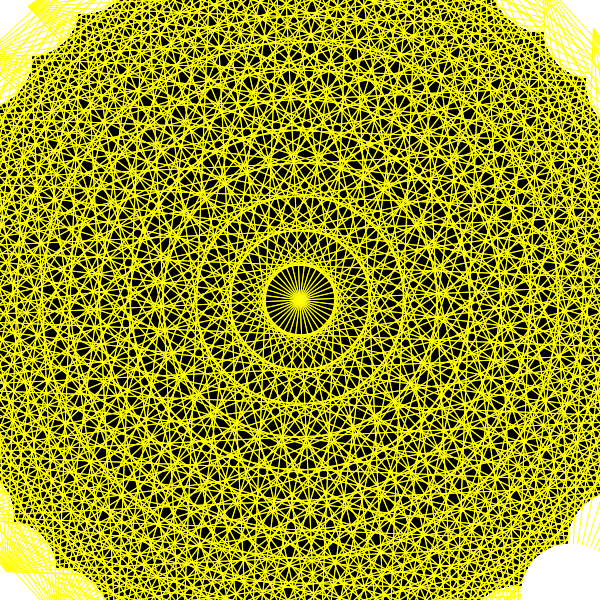
Frame 1 (no input)
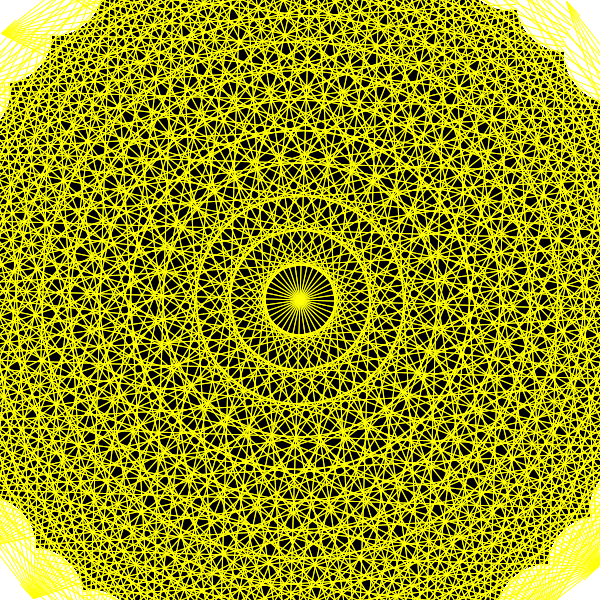
Frame 60 (the mouse pressed at the canvas centre just before this capture)
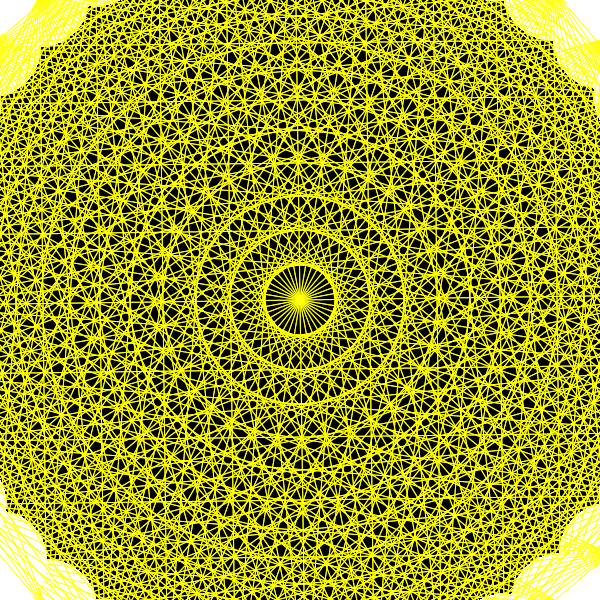
Frame 120 (the mouse held since frame 60 and released just before this capture)

The Processing sketch that drew these frames (run headless with seeded random() and noise(); from frame 60 on, the mouse is pressed at the canvas centre):

// Processing sketch: processing_69988
// ── processing_69988.pde

int rad = 400;
int i = 1;
int ballSize = 100;
void setup() {
  size(600, 600);
  smooth();
}

void draw() {
  background(0);
  translate(width/2, height/2);
  rotate(i);
  i+=10;

  for ( int inc=0; inc < 360; inc +=10) {
    //we use the increment to add to the angle
    //every frame it will be incremented by 10
    float angle = radians(inc); //converting radians to degrees
    float x = cos(angle) * rad;
    float y = sin (angle) * rad;
 
    for ( int inc1=0; inc1 < 360; inc1 +=10) {
    float angle1 = radians(inc1); 
    float x1 = cos(angle1) * rad;
    float y1 = sin (angle1) * rad;
      
    noStroke();
    ellipse (x, y, ballSize, ballSize);
    stroke(255, 255, 5);
    line(x,y,x1,y1) ;
      }
}
}
